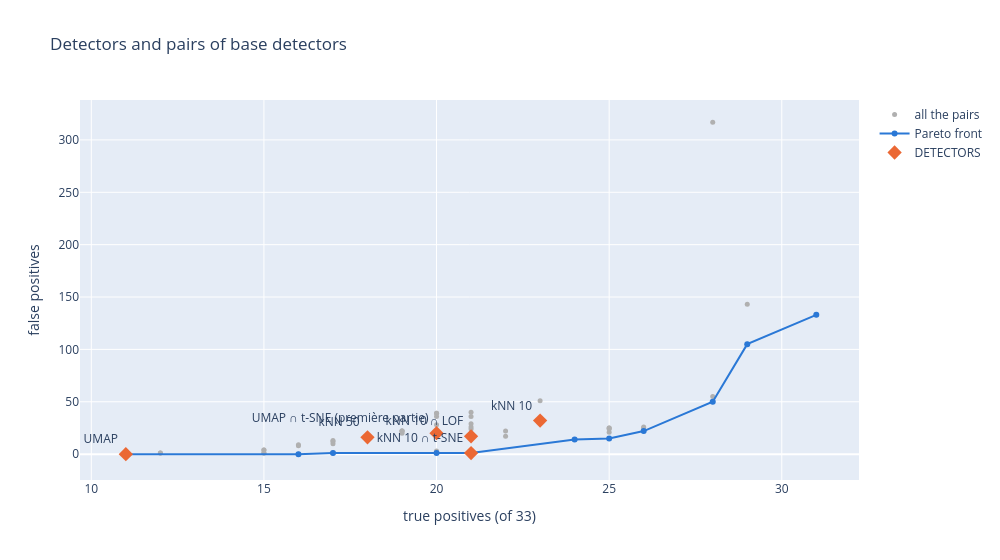

Here is the notebook cell this chart was saved with:
### Markdown cell above
### Détecteurs et évaluation

Détecteurs de base, chacun signale des phrases :
- **kNN `k`** : les `k` phrases les plus proches dans l'espace des descripteurs ont toutes une même autre étiquette ;
- **UMAP `k` / t-SNE `k`** (`p99` : avec le percentile) : critères des outliers UMAP/t-SNE ci-dessus dans chaque espace, aucune des `k` voisines n'a son étiquette, au moins 80 % d'entre elles en ont une même autre, et (`p99`) la phrase de son étiquette la plus proche est plus loin que pour 99 % des phrases ;
- **LOF** : phrase atypique parmi celles de son étiquette (Local Outlier Factor, 20 voisines, sur les descripteurs).

`DETECTORS` : les détecteurs retenus (seuls ou intersections), `DETECTOR` celui dont les outliers sont listés et écoutés plus bas. Avec `ANNOTATIONS = "zenodo"` : vrais et faux positifs de chaque détecteur (phrases des chants décalés exclues), toutes les paires de détecteurs de base (front de Pareto : le moins de faux positifs pour chaque nombre de vrais), et validation croisée du choix de la paire (choisie sur une moitié des chants, rappel d'au moins `CV_RECALL` ; évaluée sur l'autre moitié ; `CV_SPLITS` tirages), qui montre si les meilleures combinaisons sont sur-ajustées.

### Code cell
from itertools import combinations

import plotly.graph_objects as go
from sklearn.neighbors import LocalOutlierFactor

CV_RECALL = 0.75  # recall (on half of the songs) of the pair chosen in the cross-validation, at least
CV_SPLITS = 100


def knn_rule(X, k):
    """Phrases whose k nearest phrases in X all share a single other label."""
    neighbor_labels = study_labels[NearestNeighbors(n_neighbors=k + 1).fit(X).kneighbors(X)[1][:, 1:]]
    return (neighbor_labels == neighbor_labels[:, :1]).all(axis=1) & (neighbor_labels[:, 0] != study_labels)


def space_rule(Y, k, percentile=None):
    """Criteria of the outliers of the first part in the space Y: none of the k nearest phrases has the label, at least 80 % of them share
    another one, and (percentile) the nearest phrase of the label is further than for percentile % of the phrases."""
    nearest = NearestNeighbors(n_neighbors=k + 1).fit(Y).kneighbors(Y)[1][:, 1:]
    neighbor_labels = study_labels[nearest]
    majority = np.array([Counter(row).most_common(1)[0][1] for row in neighbor_labels])
    study_flags = (neighbor_labels != study_labels[:, None]).all(axis=1) & (majority >= np.ceil(0.8 * k))
    if percentile is not None:
        to_same = np.full(len(Y), np.inf)
        for label in np.unique(study_labels):
            idx = np.flatnonzero(study_labels == label)
            if len(idx) > 1:
                to_same[idx] = NearestNeighbors(n_neighbors=2).fit(Y[idx]).kneighbors(Y[idx])[0][:, 1]
        study_flags &= to_same > np.percentile(to_same[np.isfinite(to_same)], percentile)
    return study_flags


base = {f"kNN {k}": knn_rule(X_desc, k) for k in (5, 10, 30, 50)}
for name, Y in study_spaces.items():
    for k, percentile in ((5, 99), (10, 99), (30, None)):
        base[f"{name} {k}" + (f" p{percentile}" if percentile else "")] = space_rule(Y, k, percentile)
base["LOF"] = np.zeros(len(study_info), bool)
for label in np.unique(study_labels):
    idx = np.flatnonzero(study_labels == label)
    if len(idx) > 25:
        base["LOF"][idx] = LocalOutlierFactor(n_neighbors=20).fit_predict(X_desc[idx]) == -1

DETECTORS = {
    "UMAP ∩ t-SNE (première partie)": base["UMAP 10 p99"] & base["t-SNE 10 p99"],
    "kNN 10": base["kNN 10"],
    "kNN 50": base["kNN 50"],
    "kNN 10 ∩ t-SNE": base["kNN 10"] & base["t-SNE 10 p99"],
    "kNN 50 ∩ UMAP": base["kNN 50"] & base["UMAP 5 p99"],
    "kNN 10 ∩ LOF": base["kNN 10"] & base["LOF"],
}
DETECTOR = "kNN 10 ∩ t-SNE"  # outliers listed and played below


def score(study_flags, mask=scored):
    flagged = study_flags & mask
    return dict(flagged=int(flagged.sum()), true=int((flagged & relabeled).sum()),
                false=int((flagged & ~relabeled).sum()))


summary = pd.DataFrame([{"detector": name, **score(study_flags)} for name, study_flags in DETECTORS.items()])
if ANNOTATIONS != "zenodo":
    display(summary[["detector", "flagged"]].style.hide(axis="index")
            .set_caption("Phrases flagged by each detector (songs with shifted annotations excepted)"))
else:
    summary["precision"] = summary["true"] / summary["flagged"].clip(lower=1)
    summary["recall"] = summary["true"] / relabeled.sum()
    display(summary.rename(columns={"true": "true positives", "false": "false positives"}).style.format(
        {"precision": "{:.0%}", "recall": "{:.0%}"}).hide(axis="index").set_caption(
        f"Each detector on the {scored.sum()} phrases of the songs without shifted annotations: true positives (of the "
        f"{relabeled.sum()} phrases relabeled since the record) and false positives"))

    # all the pairs of base detectors, their Pareto front, and the cross-validation of the choice of the pair
    combos = {name: study_flags for name, study_flags in base.items()}
    combos.update({f"{a} ∩ {b}": base[a] & base[b] for a, b in combinations(base, 2)})
    pairs = pd.DataFrame([{"combination": name, **score(study_flags)} for name, study_flags in combos.items()])
    front = pairs[pairs["true"] > 0].sort_values(["true", "false"]).groupby("true").head(1)
    front = front[front["false"] == front["false"][::-1].cummin()[::-1]]
    rng = np.random.default_rng(0)
    songs = np.unique(song_of[scored])
    names, flag_matrix = list(combos), np.array(list(combos.values())) & scored
    cv = []
    for _ in range(CV_SPLITS):
        half = np.isin(song_of, rng.choice(songs, len(songs) // 2, replace=False))
        true_a, false_a = (flag_matrix & half & relabeled).sum(1), (flag_matrix & half & ~relabeled).sum(1)
        ok = true_a >= CV_RECALL * (half & relabeled).sum()
        best = np.flatnonzero(ok)[np.argmin(false_a[ok])] if ok.any() else None
        other = scored & ~half
        for name, study_flags in [("best pair (chosen on the other half)", flag_matrix[best] if best is not None else None)] \
                + list(DETECTORS.items()):
            if study_flags is not None:
                cv.append(dict(detector=name, true=(study_flags & other & relabeled).sum(),
                               false=(study_flags & other & ~relabeled).sum(), n=(other & relabeled).sum()))
    cv = pd.DataFrame(cv).groupby("detector", sort=False)[["true", "false", "n"]].sum()
    cv = pd.DataFrame({"precision": cv["true"] / (cv["true"] + cv["false"]).clip(lower=1),
                       "recall": cv["true"] / cv["n"]})
    display(cv.style.format("{:.0%}").set_caption(
        f"Cross-validation ({CV_SPLITS} random halves of the songs): precision and recall on the other half"))

    fig_pairs = go.Figure()
    fig_pairs.add_trace(go.Scatter(x=pairs["true"], y=pairs["false"], mode="markers", name="all the pairs",
                                   text=pairs["combination"], hoverinfo="text+x+y",
                                   marker=dict(size=5, color="#b0b0b0")))
    fig_pairs.add_trace(go.Scatter(x=front["true"], y=front["false"], mode="lines+markers", name="Pareto front",
                                   text=front["combination"], hoverinfo="text+x+y", line=dict(color="#2a78d6")))
    fig_pairs.add_trace(go.Scatter(x=summary["true"], y=summary["false"], mode="markers+text", name="DETECTORS",
                                   text=summary["detector"], textposition="top left",
                                   marker=dict(size=11, symbol="diamond", color="#eb6834")))
    fig_pairs.update_layout(width=1000, height=560, xaxis_title=f"true positives (of {relabeled.sum()})",
                            yaxis_title="false positives", title="Detectors and pairs of base detectors")
    fig_pairs.show()

### Figure 1 — Plotly figure (JSON) as saved in the notebook; plotly's stock layout.template omitted (floating-point values rounded to 4 significant figures)
{"data": [{"hoverinfo": "text+x+y", "marker": {"color": "#b0b0b0", "size": 5}, "mode": "markers", "name": "all the pairs", "text": ["kNN 5", "kNN 10", "kNN 30", "kNN 50", "UMAP 5 p99", "UMAP 10 p99", "UMAP 30", "t-SNE 5 p99", "t-SNE 10 p99", "t-SNE 30", "LOF", "kNN 5 ∩ kNN 10", "kNN 5 ∩ kNN 30", "kNN 5 ∩ kNN 50", "kNN 5 ∩ UMAP 5 p99", "kNN 5 ∩ UMAP 10 p99", "kNN 5 ∩ UMAP 30", "kNN 5 ∩ t-SNE 5 p99", "kNN 5 ∩ t-SNE 10 p99", "kNN 5 ∩ t-SNE 30", "kNN 5 ∩ LOF", "kNN 10 ∩ kNN 30", "kNN 10 ∩ kNN 50", "kNN 10 ∩ UMAP 5 p99", "kNN 10 ∩ UMAP 10 p99", "kNN 10 ∩ UMAP 30", "kNN 10 ∩ t-SNE 5 p99", "kNN 10 ∩ t-SNE 10 p99", "kNN 10 ∩ t-SNE 30", "kNN 10 ∩ LOF", "kNN 30 ∩ kNN 50", "kNN 30 ∩ UMAP 5 p99", "kNN 30 ∩ UMAP 10 p99", "kNN 30 ∩ UMAP 30", "kNN 30 ∩ t-SNE 5 p99", "kNN 30 ∩ t-SNE 10 p99", "kNN 30 ∩ t-SNE 30", "kNN 30 ∩ LOF", "kNN 50 ∩ UMAP 5 p99", "kNN 50 ∩ UMAP 10 p99", "kNN 50 ∩ UMAP 30", "kNN 50 ∩ t-SNE 5 p99", "kNN 50 ∩ t-SNE 10 p99", "kNN 50 ∩ t-SNE 30", "kNN 50 ∩ LOF", "UMAP 5 p99 ∩ UMAP 10 p99", "UMAP 5 p99 ∩ UMAP 30", "UMAP 5 p99 ∩ t-SNE 5 p99", "UMAP 5 p99 ∩ t-SNE 10 p99", "UMAP 5 p99 ∩ t-SNE 30", "UMAP 5 p99 ∩ LOF", "UMAP 10 p99 ∩ UMAP 30", "UMAP 10 p99 ∩ t-SNE 5 p99", "UMAP 10 p99 ∩ t-SNE 10 p99", "UMAP 10 p99 ∩ t-SNE 30", "UMAP 10 p99 ∩ LOF", "UMAP 30 ∩ t-SNE 5 p99", "UMAP 30 ∩ t-SNE 10 p99", "UMAP 30 ∩ t-SNE 30", "UMAP 30 ∩ LOF", "t-SNE 5 p99 ∩ t-SNE 10 p99", "t-SNE 5 p99 ∩ t-SNE 30", "t-SNE 5 p99 ∩ LOF", "t-SNE 10 p99 ∩ t-SNE 30", "t-SNE 10 p99 ∩ LOF", "t-SNE 30 ∩ LOF"], "type": "scatter", "x": [23, 23, 19, 18, 21, 20, 29, 25, 26, 31, 28, 23, 19, 18, 15, 15, 21, 20, 21, 22, 21, 19, 18, 15, 15, 21, 20, 21, 22, 21, 18, 12, 12, 17, 17, 17, 18, 17, 11, 11, 16, 16, 16, 17, 16, 20, 21, 20, 20, 21, 20, 20, 20, 20, 20, 19, 25, 26, 29, 28, 25, 25, 24, 26, 25, 28], "y": [51, 32, 22, 16, 40, 39, 143, 25, 26, 133, 317, 32, 22, 16, 4, 4, 24, 3, 3, 22, 26, 22, 16, 1, 1, 15, 1, 1, 17, 17, 16, 1, 1, 12, 1, 1, 14, 13, 0, 0, 8, 0, 0, 10, 9, 39, 36, 19, 20, 29, 21, 36, 19, 20, 28, 20, 21, 22, 105, 50, 25, 24, 14, 25, 15, 55]}, {"hoverinfo": "text+x+y", "line": {"color": "#2a78d6"}, "mode": "lines+markers", "name": "Pareto front", "text": ["kNN 50 ∩ UMAP 5 p99", "kNN 50 ∩ t-SNE 5 p99", "kNN 30 ∩ t-SNE 5 p99", "kNN 10 ∩ t-SNE 5 p99", "kNN 10 ∩ t-SNE 10 p99", "t-SNE 5 p99 ∩ LOF", "t-SNE 10 p99 ∩ LOF", "UMAP 30 ∩ t-SNE 10 p99", "UMAP 30 ∩ LOF", "UMAP 30 ∩ t-SNE 30", "t-SNE 30"], "type": "scatter", "x": [11, 16, 17, 20, 21, 24, 25, 26, 28, 29, 31], "y": [0, 0, 1, 1, 1, 14, 15, 22, 50, 105, 133]}, {"marker": {"color": "#eb6834", "size": 11, "symbol": "diamond"}, "mode": "markers+text", "name": "DETECTORS", "text": ["UMAP ∩ t-SNE (première partie)", "kNN 10", "kNN 50", "kNN 10 ∩ t-SNE", "kNN 50 ∩ UMAP", "kNN 10 ∩ LOF"], "textposition": "top left", "type": "scatter", "x": [20, 23, 18, 21, 11, 21], "y": [20, 32, 16, 1, 0, 17]}], "layout": {"height": 560, "title": {"text": "Detectors and pairs of base detectors"}, "width": 1000, "xaxis": {"title": {"text": "true positives (of 33)"}}, "yaxis": {"title": {"text": "false positives"}}}}
